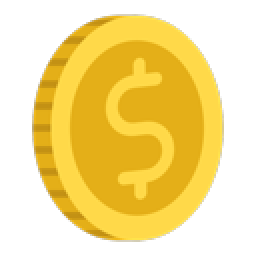
#> input picture files/coin_icon.png, 128 x 128 px (shown 2 times larger)
$ jupyter execute sample.ipynb   (shell and % lines are left out)   (older library calls are emulated)
#> lines starting #> are read from the running program, lines starting #| are printed output that depends on the picture
# 水平方向にずれたパターン

# 最初はいくつかのツール

始める前に、画像を扱うためのツールをいくつか作っておきましょう。

* 与えられたサイズと背景を持つ新しい画像を返す関数
* 画像を表示する関数

まずは空の画像ビルダーから始めましょう。scikit-image スタイルを使用し、numpy 配列を使用して画像をモデル化することにします。途中で必要となるパッケージをインポートしましょう。

[cell 1]
import numpy as np
import matplotlib.pyplot as plt
import skimage, skimage.io

[cell 2]
plt.rcParams['figure.dpi'] = 50

[cell 3]
def blank_image(
    shape: tuple[int]=(600, 800, 4),
    rgba: tuple[int]=(255, 255, 255, 0)
    ) -> np.ndarray:
    """Returns a blank image, of size defined by shape and background color rgb."""
    return np.ones(shape, dtype=np.float) * np.array(rgba) / 255.

[cell 4]
img = blank_image()

さて、画像ができたので、それを表示する関数を書いてみましょう。

[cell 5]
def display(img: np.ndarray, colorbar: bool=False):
    """Displays an image."""
    plt.figure(figsize=(10, 10))
    if len(img.shape) == 2:
        i = skimage.io.imshow(img, cmap='gray')
    else:
        i = skimage.io.imshow(img)
    if colorbar:
        plt.colorbar(i, shrink=0.5, label='depth')
    plt.tight_layout()

[cell 6]
display(img)

# タイル
では、パターンのタイリングについて説明します。まず、この記事で扱うパターンであるコインをロードします。

[cell 7]
coin: np.ndarray = skimage.io.imread('files/coin_icon.png')
#> coin is the input picture: shape (128, 128, 4); mean R, G, B, A 126.9, 102.3, 24.1, 134.2

このコインはどのような形をしていますか？

[cell 8]
display(coin)

では、既存の画像にパターンを挿入する関数を書いてみましょう。

[cell 9]
def insert_pattern(background_img: np.ndarray, pattern: np.ndarray, location: tuple[int]) -> np.ndarray:
    """Inserts a pattern onto a background, at given location. Returns new image."""
#> called with location = (10, 20)
    img = background_img.copy()
    r0, c0 = location
    r1, c1 = r0 + pattern.shape[0], c0 + pattern.shape[1]
#> r1 = 138; c1 = 148
    if r1 < background_img.shape[0] and c1 < background_img.shape[1]:
        img[r0:r1, c0:c1, :] = skimage.img_as_float(pattern)
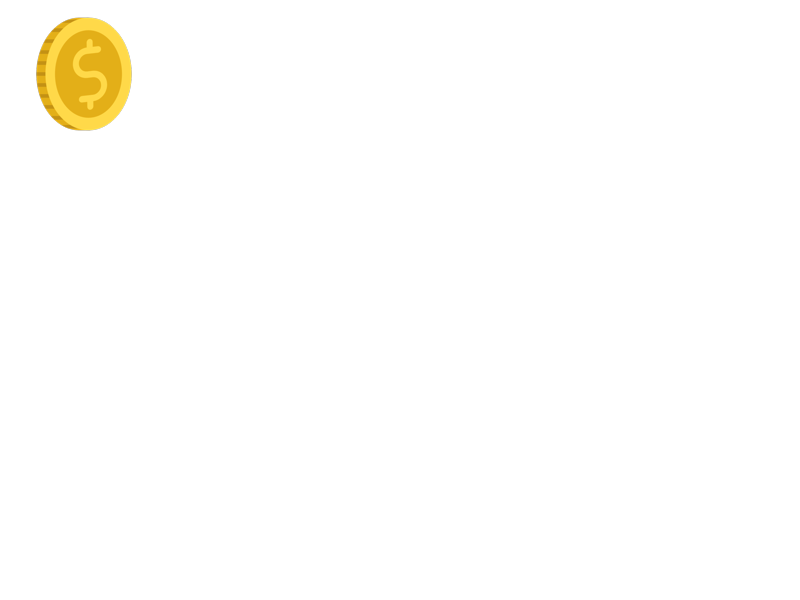
#> img: shape (600, 800, 4) float64; mean of channels 0, 1, 2, 3 0.983, 0.98, 0.969, 0.018; transparent parts drawn white
    return img

これをテストしてみましょう。

[cell 10]
test_img = insert_pattern(img, coin, (10, 20))
display(test_img)

そこから、画像上にパターンを繰り返しマッピングする水平タイル関数を書くことができる。

[cell 11]
def tile_horizontally(background_img: np.ndarray, pattern: np.ndarray, start_location: tuple[int], repetitions: int, shift: int) -> np.ndarray:
    """Tiles a pattern on a background image, repeatedly with a given shift."""
#> called with start_location = (10, 20), repetitions = 3, shift = 128
    img = background_img.copy()
    for i in range(repetitions):
        r, c = start_location
        c += i * shift
        img = insert_pattern(img, pattern, location=(r, c))
    return img

これをテストしてみましょう。

[cell 12]
test_img = tile_horizontally(img, coin, (10, 20), 3, 128)
display(test_img)

さて、基本ができたところで、wikipediaのオートステレオグラムのページにある「3列のコインをそれぞれシフトさせる」という例を真似てみましょう。

[cell 13]
img = blank_image(shape=(450, 800, 4))
img = tile_horizontally(img, coin, (10, 10), 6, shift=130)
#> call 2 of tile_horizontally, with start_location = (10, 10), repetitions = 6, shift = 130
#> after the loop in tile_horizontally (call 2), `for i in range(repetitions):`:
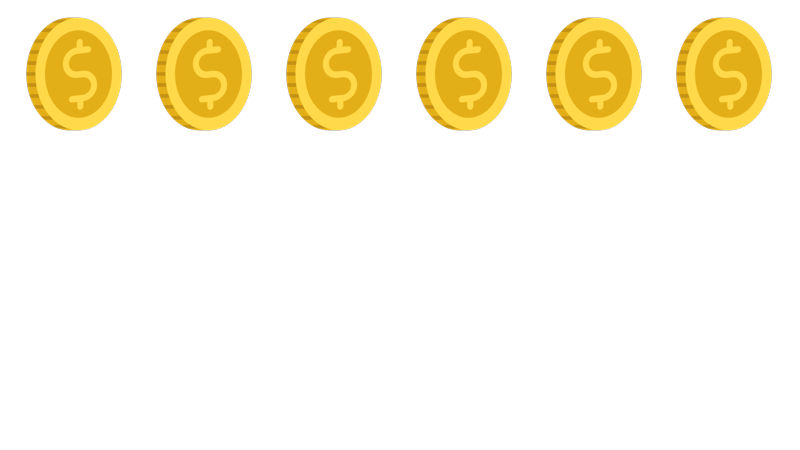
#> img: shape (450, 800, 4) float64; mean of channels 0, 1, 2, 3 0.863, 0.837, 0.753, 0.144; transparent parts drawn white
img = tile_horizontally(img, coin, (10 + 150, 10), 5, shift=150)
#> call 3 of tile_horizontally, with start_location = (160, 10), repetitions = 5, shift = 150
#> after the loop in tile_horizontally (call 3), `for i in range(repetitions):`:
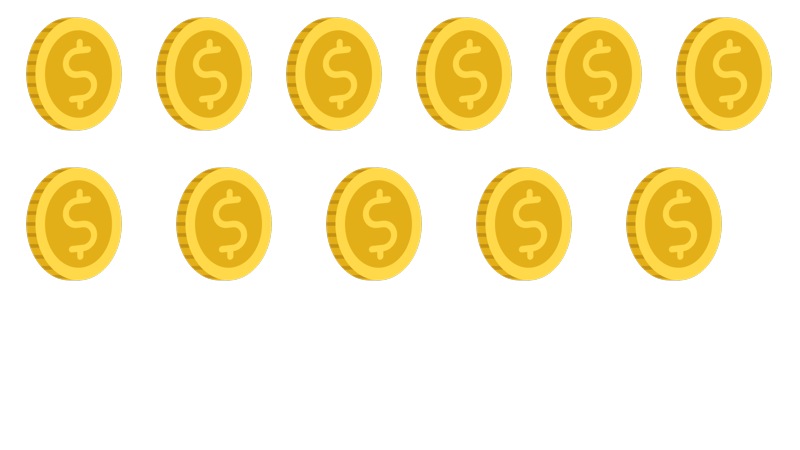
#> img: shape (450, 800, 4) float64; mean of channels 0, 1, 2, 3 0.748, 0.7, 0.547, 0.264; transparent parts drawn white
img = tile_horizontally(img, coin, (10 + 2*150, 10), 5, shift=140)
#> call 4 of tile_horizontally, with start_location = (310, 10), repetitions = 5, shift = 140
#> the loop in tile_horizontally (call 4), `for i in range(repetitions):` made 5 passes
#> pass 1, in tile_horizontally (call 4), `img = insert_pattern(img, pattern, location=(r, c))`:
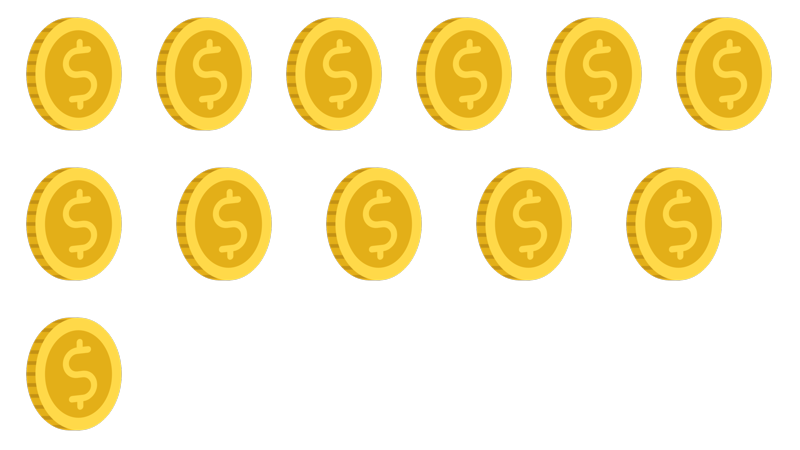
#> img: shape (450, 800, 4) float64; mean of channels 0, 1, 2, 3 0.726, 0.673, 0.505, 0.287; transparent parts drawn white
#> after the loop in tile_horizontally (call 4), `for i in range(repetitions):`:
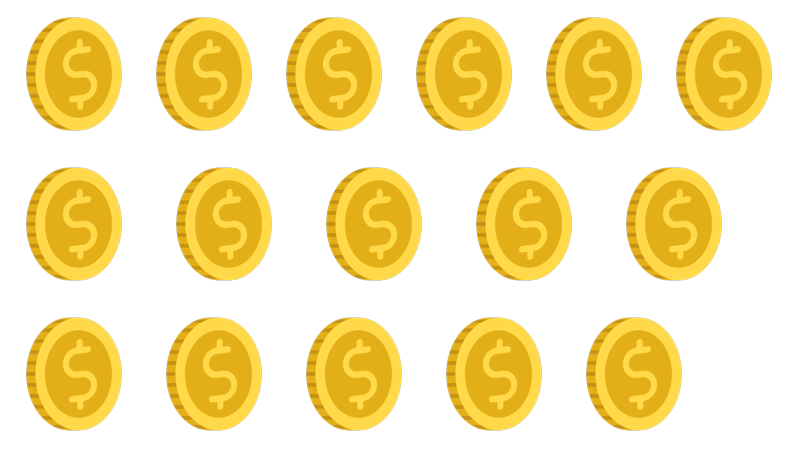
#> img: shape (450, 800, 4) float64; mean of channels 0, 1, 2, 3 0.634, 0.564, 0.341, 0.383; transparent parts drawn white
display(img)

この画像をいわゆる壁目線で見ると、真ん中の列が画面の中に押し込まれ、上下の列が浮き出ているように見えると思います。見えますか？

この実験から得られた結論は、「密着しているものは、間隔の広いものよりも近くに見える」ということです。

では、縦方向にも効果があるのでしょうか？3Dパターンを視覚化した後、画面を回転させてみてください。私には、奥行きの錯覚はすぐになくなり、少し傾けるだけで奥行きの印象を壊すのに十分です。

この結果は、すでに興味深いものです。しかし、深度マップベースのステレオグラムはどうでしょうか？

# 深度マップベースのステレオグラム
オートステレオグラムに関するウィキペディアの記事には、深度マップベースのステレオグラムを作成するためのアルゴリズムが次のように記述されています。

>   コンピュータ・プログラムは、深度マップとそれに付随するパターン画像を取り込んで、 オートステレオグラムを生成することができます。プログラムは、深度マップと同じ大きさの領域をカバーするために、パターン画像を水平にタイル状に配置します。具体的には、出力画像の各画素で、深度マップ画像に相当する画素のグレースケール値を調べ、その値からその画素に必要な水平方向の移動量を決定する。
> これを実現する一つの方法は、出力画像のすべての行を左から右へピクセルごとにスキャンすることです。パターン画像から行の最初のピクセルのシリーズをシードします。そして、深度マップを参照して、後続の画素に適切なシフト値を取得します。各ピクセルについて、パターン画像の幅からシフト値を引き、繰り返し間隔を算出する。この繰り返し間隔を利用して、左隣のピクセルの色を調べ、その色を新しいピクセルの色として使用します。

これだけでは、はっきり言って説明になっていない。これを分解してみましょう。必要なものは2つです。

* パターン
* 深度マップ

まず、パターンを作成しよう。ここでは、グレーの値からなるランダムなパターンを使用する。

[cell 14]
def make_pattern(shape: tuple[int]=(16, 16), levels: int=64):
    """Creates a pattern from gray values."""
    return np.random.randint(0, levels - 1, shape) / levels

これをテストしてみましょう。

[cell 15]
pattern = make_pattern(shape=(128, 64))

[cell 16]
display(pattern)
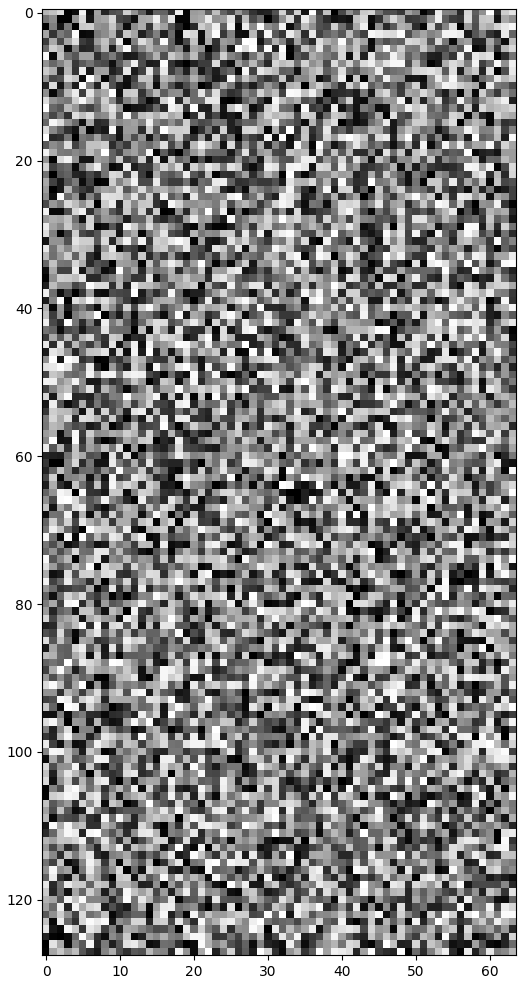
#> figure drawn by matplotlib, 1 panel

さて、今度は深度マップを作成したいと思います。単純な円を使って深度マップを作成してみましょう。

[cell 17]
def create_circular_depthmap(shape: tuple[int]=(600, 800), center: np.ndarray|None=None, radius: int=100) -> np.ndarray:
    """Creates a circular depthmap, centered on the image."""
    depthmap = np.zeros(shape, dtype=np.float)
    r = np.arange(depthmap.shape[0])
    c = np.arange(depthmap.shape[1])
    R, C = np.meshgrid(r, c, indexing='ij')
    if center is None:
        center = np.array([r.max() / 2, c.max() / 2])
    d = np.sqrt((R - center[0])**2 + (C - center[1])**2)
    depthmap += (d < radius)
    return depthmap

[cell 18]
depthmap = create_circular_depthmap(radius=150)

[cell 19]
display(depthmap, colorbar=True)

せっかくなので、デプスマップを[0, 1]の範囲に正規化する関数も作っておきましょう。

[cell 20]
def normalize(depthmap: np.ndarray) -> np.ndarray:
    """Normalizes values of depthmap to [0, 1] range."""
    if depthmap.max() > depthmap.min():
        return (depthmap - depthmap.min()) / (depthmap.max() - depthmap.min())
    else:
        return depthmap

最後に、アルゴリズムを適用してみましょう。

[cell 21]
def make_autostereogram(depthmap: np.ndarray, pattern: np.ndarray, shift_amplitude: float=0.1, invert: bool=False) -> np.ndarray:
    """Creates an autostereogram from depthmap and pattern."""
#> called with shift_amplitude = 0.1, invert = False
    depthmap = normalize(depthmap)
    if invert:
        depthmap = 1 - depthmap
    autostereogram = np.zeros_like(depthmap, dtype=pattern.dtype)
    for r in np.arange(autostereogram.shape[0]):
        for c in np.arange(autostereogram.shape[1]):
            if c < pattern.shape[1]:
                autostereogram[r, c] = pattern[r % pattern.shape[0], c]
            else:
                shift = int(depthmap[r, c] * shift_amplitude * pattern.shape[1])
                autostereogram[r, c] = autostereogram[r, c - pattern.shape[1] + shift]
    return autostereogram

テストしてみよう

[cell 22]
autostereogram = make_autostereogram(depthmap, pattern)

[cell 23]
display(autostereogram)
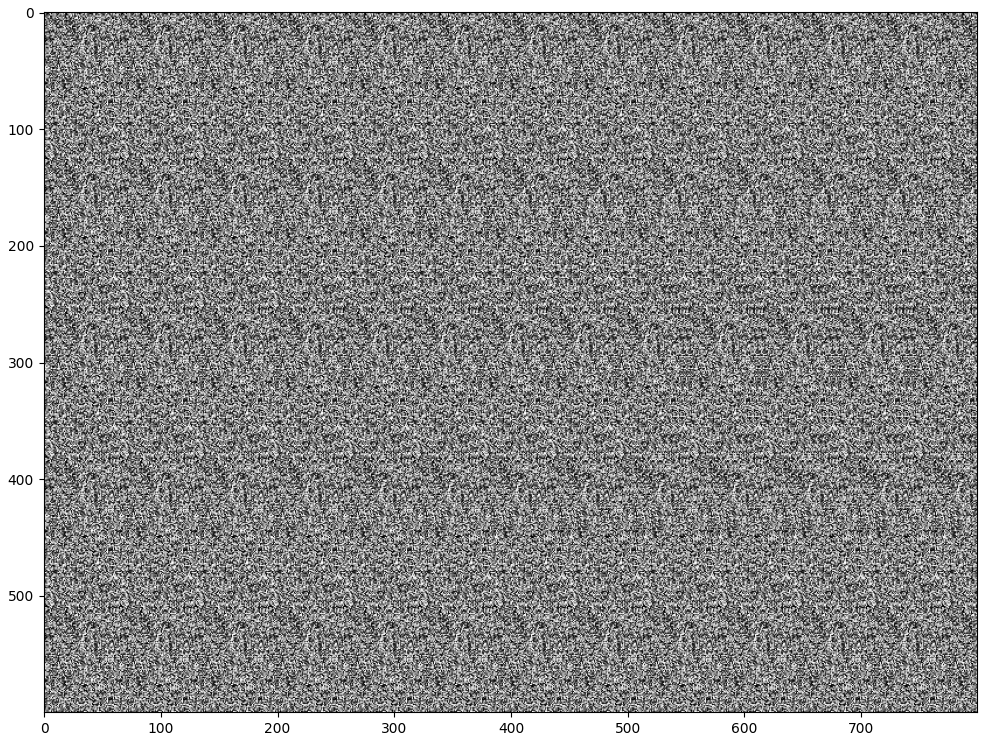
#> figure drawn by matplotlib, 1 panel

倒立型はどうでしょう？

[cell 24]
autostereogram = make_autostereogram(depthmap, pattern, invert=True)

[cell 25]
display(autostereogram)
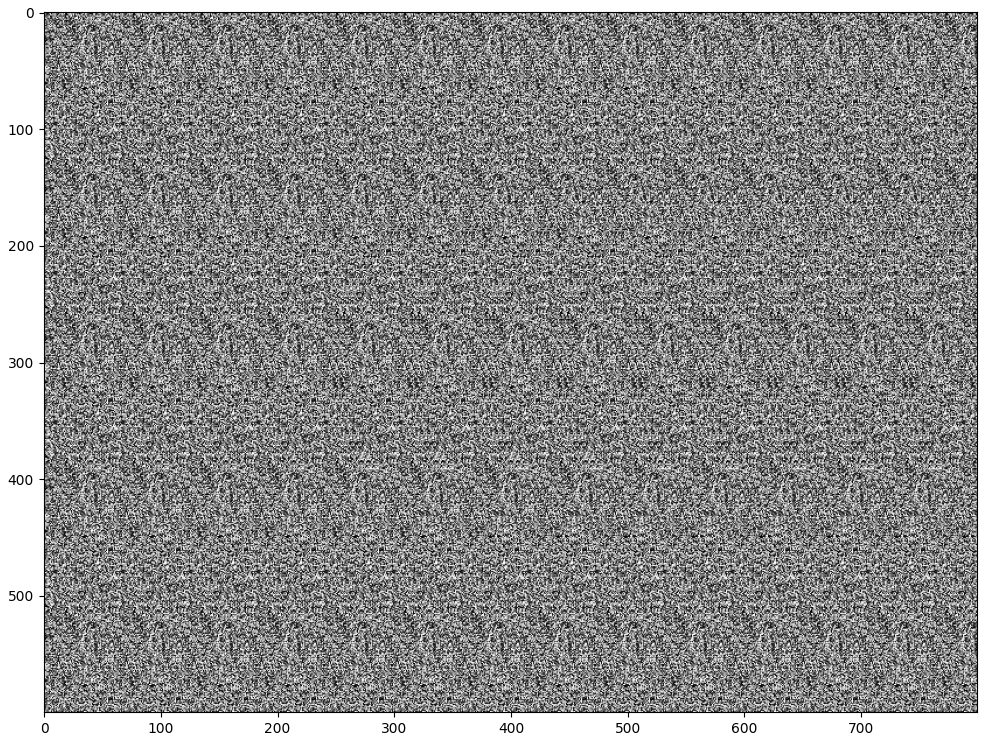
#> figure drawn by matplotlib, 1 panel

これも効果あり！

もっと凝ったパターンも見てみましょう。例えば、異なるデプスマップを組み合わせることができます。

[cell 26]
depthmap = create_circular_depthmap(center=(200, 300), radius=100) + \
           create_circular_depthmap(center=(450, 500), radius=100) + \
           create_circular_depthmap(center=(200, 550), radius=150)
depthmap = normalize(depthmap)

[cell 27]
display(depthmap, colorbar=True)
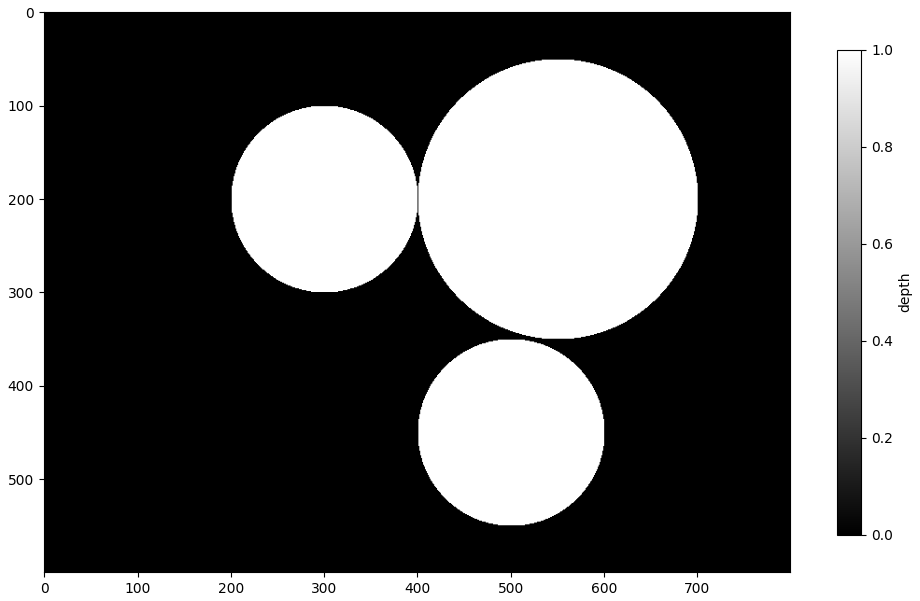
#> figure drawn by matplotlib, 2 panels

[cell 28]
autostereogram = make_autostereogram(depthmap, pattern)

[cell 29]
display(autostereogram)
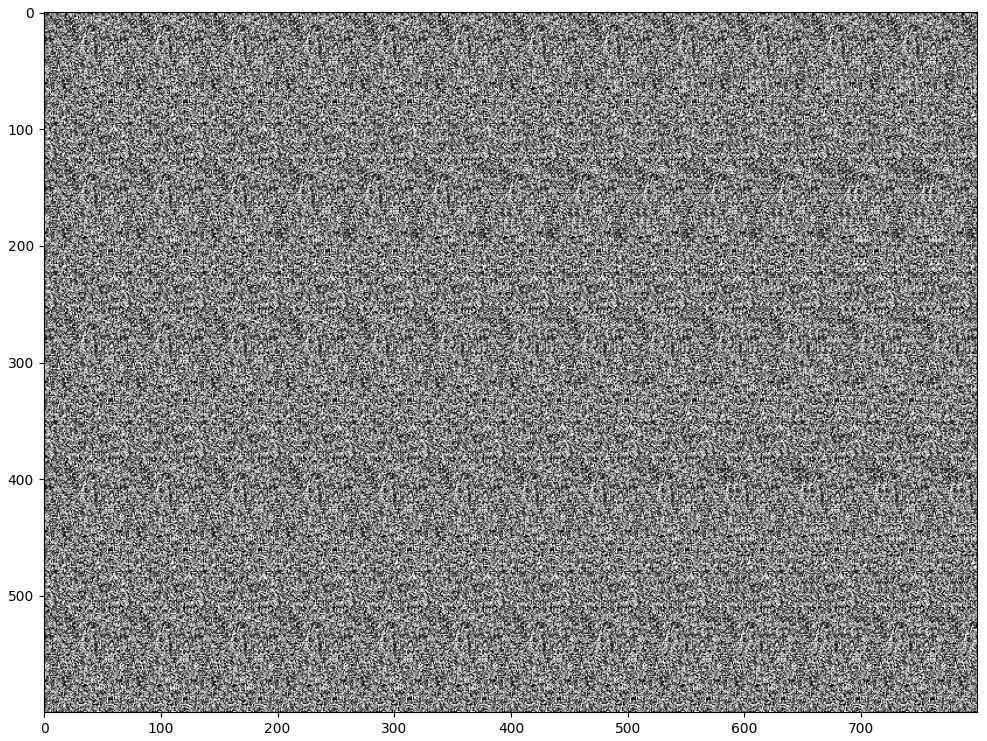
#> figure drawn by matplotlib, 1 panel
